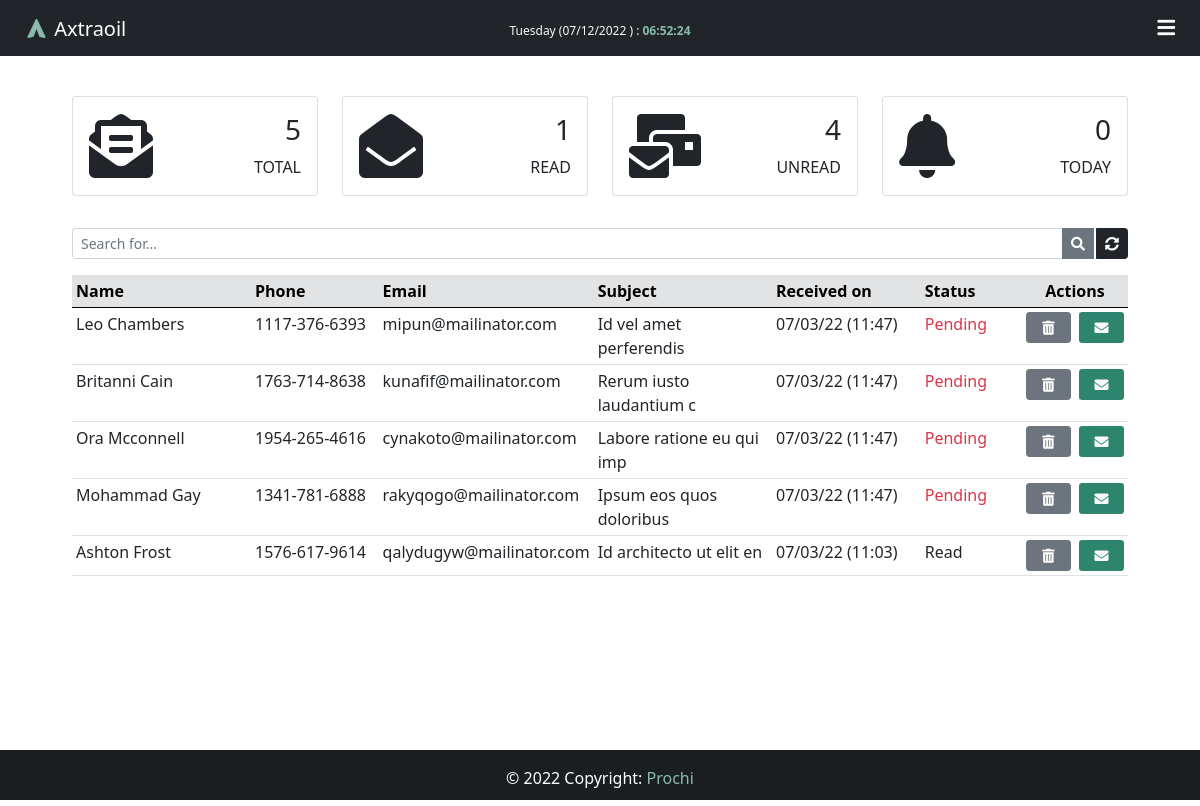
Page /inbox/ (signed in) on the earlier database version.
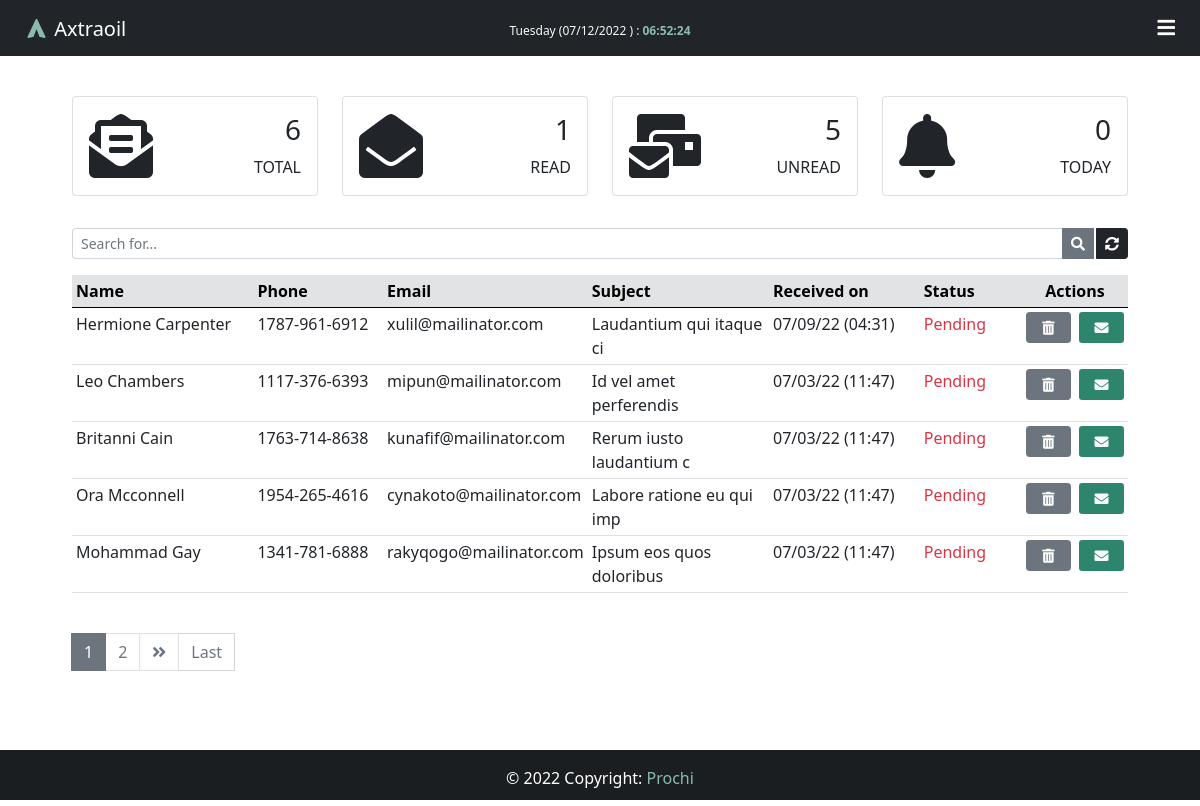
Same page on the later database version.
### App/models.py (models this page shows, shortened)
class Customer(models.Model):
    STATUS = (
        ('Pending', 'Pending'),
        ('Read', 'Read'),
    )
    id = models.AutoField(primary_key=True)
    name = models.CharField(max_length=40)
    phone = models.CharField(max_length=30)
    email = models.CharField(max_length=40)
    subject = models.CharField(max_length=25)
    message = models.TextField(max_length=1000)
    file = models.FileField()
    created_at = models.DateTimeField(auto_now_add=True)
    status = models.CharField(max_length=10, choices=STATUS)
    def situation(self):
        if self.status == 'Read':
            return format_html('<span style="color: black">{0}</span>', self.status)
        else:
            return format_html('<span style="color: red">{0}</span>', self.status)
    situation.allow_tags = True

### App/views.py (the view)
# urls.py: path('inbox/', views.inbox, name="inbox"),
@login_required(login_url="login")
@cache_control(no_cache=True, must_revalidate=True, no_store=True)
def inbox(request):
    if 'q' in request.GET:
        q = request.GET['q']
        all_customer_list = Customer.objects.filter(
            Q(name__icontains=q) | Q(phone__icontains=q) |
            Q(email=q) | Q(subject__icontains=q) |
            Q(message__icontains=q) | Q(status__icontains=q)
        ).order_by('-created_at')
    else:
        all_customer_list = Customer.objects.all().order_by('-created_at')
    paginator = Paginator(all_customer_list, 5)
    page = request.GET.get('page')
    all_customer = paginator.get_page(page)
    total = Customer.objects.all().count()
    read = Customer.objects.filter(status='Read')
    pending = Customer.objects.filter(status='Pending')
    base = datetime.now().date()
    today = Customer.objects.filter(created_at__gt = base)
    return render(request, "inbox.html", {'customers':all_customer,
    "total":total, "read":read, "pending":pending, "today":today})

### App/templates/inbox.html (shortened to what this page needs)
{% extends 'base.html' %}
{% block datetime %}
<div class="text-light" id="desk-datetime" style="font-size: 12px; margin-top: 5px;">{% now "l (m/d/Y )" %} :
    <span style="color: #8abaae; font-weight: bold;" id="clock"></span>
</div>
{% endblock datetime %}
{% block content %}
<br>
<div class="container-fluid mt-3" style="width: 90%;">
    <div id="dashboard" class="hidee">
        {% include 'dashboard/dashboard.html' %}
    </div>
    <br>
    <form action="" id="global-search" class="hidee">
        <div class="input-group input-group-sm mb-3">
            <input type="text" name="q" class="form-control input-sm" placeholder="Search for..."
                value="{{ request.GET.q }}">
            <button class="btn btn-secondary" title="Search"><i class="fas fa-search"></i></button>
            <a href="{% url 'inbox' %}" class="btn btn-dark" style="margin-left: 2px;" title="Refresh"><i
                    class="fas fa-sync-alt"></i></a>
        </div>
    </form>
    <div class="col-lg-12 hidee">
        <div style="margin-top: 5px;">
            <table class="table table-sm">
                <thead class="table-secondary">
                    <tr>
                        <th style="width: 18%;">Name</th>
                        <th style="width: 13%;">Phone</th>
                        <th style="width: 18%;">Email</th>
                        <th style="width: 18%;">Subject</th>
                        <th style="width: 15%;">Received on</th>
                        <th style="width: 10%;">Status</th>
                        <th style="width: 8%; text-align: center;" colspan="2">Actions</th>
                    </tr>
                </thead>
                {% for customer in customers %}
                <tr id="chk_td">
                    <td>{{ customer.name }}</td>
                    <td>{{ customer.phone }}</td>
                    <td>{{ customer.email }}</td>
                    <td>{{ customer.subject }}</td>
                    <td>{{ customer.created_at | date:'m/d/y (H:i)' }}</td>
                    {% if customer.status == 'Pending' %}
                    <td class="text-danger">{{ customer.status }}</td>
                    {% else %}
                    <td>{{ customer.status }}</td>
                    {% endif %}
                    <td>
                        <button class="btn btn-secondary btn-sm btn-action" title="Delete message" data-bs-toggle="modal" data-bs-target="#deleteModal{{ customer.pk }}">
                            <i class="fas fa-trash-alt"></i>
                        </button>
                    </td>
                    <td>
                        <a href="/customer/{{ customer.id }}" class="btn text-light btn-sm btn-action" title="Read message" style="background-color: #2e856e;">
                            <i class="fas fa-envelope"></i>
                        </a>
                    </td>
                </tr>
                {% endfor %}
            </table>
        </div>
        <br>
    </div>
    <nav>
        {% if customers.has_other_pages %}
        <ul class="pagination">
            {% for i in customers.paginator.page_range %}
            {% if customers.number == i %}
            <li class="page-item active"><span class="page-link">{{ i }}</span></li>
            {% else %}
            <li class="page-item"><a class="page-link" href="?page={{ i }}">{{ i }}</a></li>
            {% endif %}
            {% endfor %}
            {% if customers.has_next %}
            <li class="page-item"><a class="page-link" href="?page={{ customer.next_page_number }}"><i class="fas fa-angle-double-right"></i></a></li>
            <a href="?pages={{ customers.paginator.num_pages }}" class="btn btn-outline-secondary mb-4" style="border-radius: 1px; border: 1px solid #d3d3d3; border-left: none;">Last</a>
            {% else %}
            <li class="page-item disabled"></li>
            {% endif %}
        </ul>
        {% endif %}
    </nav>
</div>
<br><br><br>
{% endblock content %}

Differences in the rows shown:
no longer on this page (row unchanged): Customer: name "Ashton Frost", phone "1576-617-9614", email "qalydugyw@mailinator.com", subject "Id architecto ut elit en", created_at "07/03/22 (11:03)", status "Read"
added Customer: name "Hermione Carpenter", phone "1787-961-6912", email "xulil@mailinator.com", subject "Laudantium qui itaque ci", created_at "07/09/22 (04:31)", status "Pending"
Other differences:
{{ total }}: "5" → "6"
{{ pending.count }}: "4" → "5"
new list line: "1"
new list line: "2"
text now shown: "Last"
